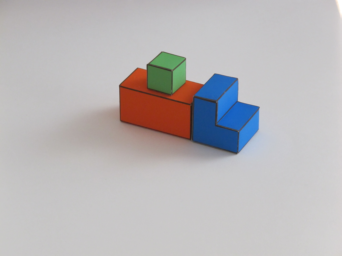
#> input picture Mini_Projects/hw1/submit/img3.png, 342 x 256 px, given in place of pri, which was not available
$ jupyter execute --allow-errors CSC_676_HW1_SimpleWorldY_YuntingChiu.ipynb   (text cells are left out)
#> lines starting #> are read from the running program, lines starting #| are printed output that depends on the picture; after the words box and inside, x2 and y2 are one past the last pixel; in counts of white or black regions, pixels touching at a corner belong together; pictures that were not available may be replaced by others from this repository, and a replacement may not be noted
[cell 1]
# adding the packages
import cv2
import math
import numpy as np
import matplotlib.pyplot as plt
from scipy.signal import convolve2d as conv2d
import scipy.sparse as sps
from PIL import Image

# Package for fast equation solving
from sys import platform
print(platform)
if platform == "linux" or platform == "linux2":
    ! apt-get install libsuitesparse-dev
elif platform == "darwin":
    ! brew install suite-sparse

import sparseqr

[cell 2]
from google.colab import files
uploadImg = files.upload()
#> the answer given: img3.png

[cell 3]
# Word parameters
alpha = 35*math.pi/180;

img = cv2.imread('pri')
#> img is the input picture: shape (256, 342, 3); mean B, G, R 184, 182.1, 185.1
print(type(img))
#| <class 'numpy.ndarray'>
img = img[:, :, ::-1].astype(np.float32)

nrows, ncols, colors = img.shape
#> nrows = 256; ncols = 342; colors = 3
ground = (np.min(img, axis=2) > 110).astype(np.float32)
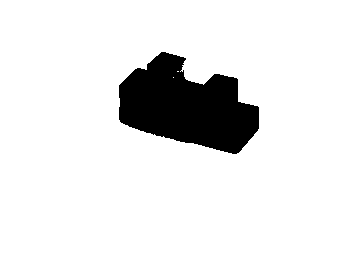
#> ground: shape (256, 342) float32; values 0 (black) and 1 (white), 89.7% white; 1 black region, box (x1, y1, x2, y2) and area: (119, 52, 259, 154) 9019
foreground = (ground == 0).astype(np.float32)

m = np.mean(img, 2)
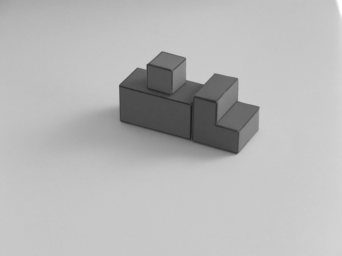
#> m: shape (256, 342) float32; min 31, max 255, mean 183.7
kern = np.array([[-1, 0, 1], [-2, 0, 2], [-1, 0, 1]], dtype=np.float32)
dmdx = conv2d(m, kern, 'same')
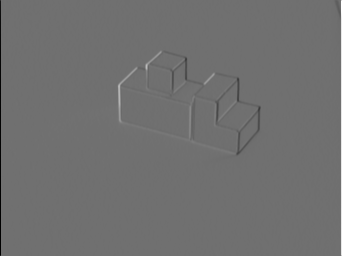
#> dmdx: shape (256, 342) float32; min -802, max 1020, mean -0.2; drawn with min black and max white
dmdy = conv2d(m, kern.transpose(), 'same')
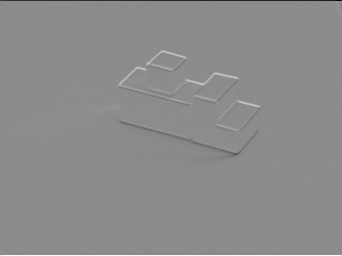
#> dmdy: shape (256, 342) float32; min -1020, max 839.3, mean -0.3; drawn with min black and max white

mag = np.sqrt(dmdx**2 + dmdy**2)
mag[0, :] = 0
mag[-1, :] = 0
mag[:, 0] = 0
mag[:, -1] = 0
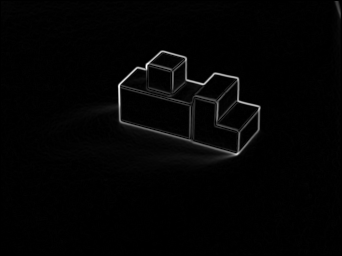
#> mag: shape (256, 342) float32; min 0, max 551.7, mean 9.3; drawn with min black and max white

theta = np.arctan2(dmdx, dmdy)
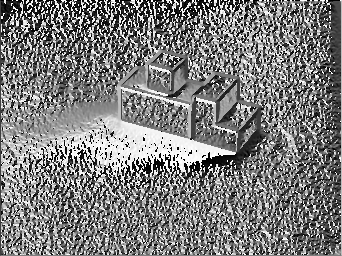
#> theta: shape (256, 342) float32; min -3.14, max 3.14, mean -0.0473; drawn with min black and max white
edges = mag >= 30
#> edges: shape (256, 342) bool; 4.5% white; 7 white regions (5 under 20 px), largest, box (x1, y1, x2, y2) and area: (96, 50, 261, 164) 3874, (334, 1, 341, 20) 69
edges = edges * foreground
#> edges: shape (256, 342) float32; values 0 (black) and 1 (white), 3% white; 2 white regions (1 under 20 px), largest, box (x1, y1, x2, y2) and area: (119, 52, 259, 154) 2647

## Occlusion and contact edges
pi = math.pi
vertical_edges = edges*((theta<115*pi/180)*(theta>65*pi/180)+(theta<-65*pi/180)*(theta>-115*pi/180));
#> vertical_edges: shape (256, 342) float32; values 0 (black) and 1 (white), 0.73% white; 19 white regions (11 under 20 px), largest, box (x1, y1, x2, y2) and area: (189, 97, 196, 140) 212, (214, 101, 219, 126) 101, (119, 85, 122, 121) 70
horizontal_edges = edges * (1-vertical_edges)
#> horizontal_edges: shape (256, 342) float32; values 0 (black) and 1 (white), 2.3% white in thin lines or dots, all inside (x1, y1, x2, y2) = (120, 52, 259, 154)

kern = np.array([[-1, -2, -1], [0, 0, 0], [1, 2, 1]], dtype=np.float32)
horizontal_ground_to_foreground_edges = (conv2d(ground, kern, 'same'))>0;
#> horizontal_ground_to_foreground_edges: shape (256, 342) bool; 0.91% white in thin lines or dots, all inside (x1, y1, x2, y2) = (0, 51, 342, 256)
horizontal_foreground_to_ground_edges = (conv2d(foreground, kern, 'same'))>0;
#> horizontal_foreground_to_ground_edges: shape (256, 342) bool; 0.51% white in thin lines or dots, all inside (x1, y1, x2, y2) = (118, 59, 260, 155)
vertical_ground_to_foreground_edges = vertical_edges*np.abs(conv2d(ground, kern.transpose(), 'same'))>0
#> vertical_ground_to_foreground_edges: shape (256, 342) bool; 0.11% white in thin lines or dots, all inside (x1, y1, x2, y2) = (119, 59, 259, 153)


occlusion_edges = edges*(vertical_ground_to_foreground_edges + horizontal_ground_to_foreground_edges)
#> occlusion_edges: shape (256, 342) float32; values 0 (black) and 1 (white), 0.34% white in thin lines or dots, all inside (x1, y1, x2, y2) = (119, 52, 259, 153)
contact_edges   = horizontal_edges*(horizontal_foreground_to_ground_edges);
#> contact_edges: shape (256, 342) float32; values 0 (black) and 1 (white), 0.22% white in thin lines or dots, all inside (x1, y1, x2, y2) = (120, 59, 258, 154)


E = np.concatenate([vertical_edges[:,:,None],
                    horizontal_edges[:,:,None],
                    np.zeros(occlusion_edges.shape)[:,:,None]], 2)
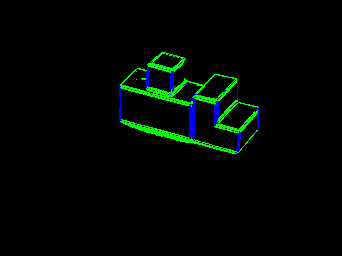
#> E: shape (256, 342, 3) float64; mean of channels 0, 1, 2 0.00725, 0.023, 0; drawn as B, G, R


# Plot
plt.figure()
plt.subplot(2,2,1)
plt.imshow(img.astype(np.uint8))
plt.axis('off')
plt.title('Input image')
plt.subplot(2,2,2)
plt.imshow(edges == 0, cmap='gray')
plt.axis('off')
plt.title('Edges')

# Normals
K = 3
ey, ex = np.where(edges[::K, ::K])
#> ey = 302 values from 18 to 51; ex = 302 values, max 86 at index 167, min 40 at index 49, mean 62.16
ex *= K
#> ex = 302 values, max 258 at index 167, min 120 at index 49, mean 186.5
ey *= K
#> ey = 302 values from 54 to 153
plt.figure()
plt.subplot(2,2,3)
plt.imshow(np.max(mag)-mag, cmap='gray')
dxe = dmdx[::K, ::K][edges[::K, ::K] > 0]
#> dxe = 302 values, max 291.3 at index 20, min -298 at index 134, mean -0.74
dye = dmdy[::K, ::K][edges[::K, ::K] > 0]
#> dye = 302 values, max 384.3 at index 54, min -285.7 at index 301, mean 6.76
n = np.sqrt(dxe**2 + dye**2)
#> n = 302 values, max 440.2 at index 20, min 30.2 at index 52, mean 120.2
dxe = dxe/n
#> dxe = 302 values, max 1 at index 103, min -1 at index 251, mean -0.0365
dye = dye/n
#> dye = 302 values, max 0.999 at index 114, min -0.998 at index 121, mean -0.00493
plt.quiver(ex, ey, dxe, -dye, color='r')
plt.axis('off')
plt.title('Normals')
plt.show()
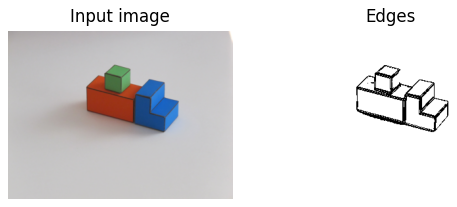
#> figure drawn by matplotlib, 2 panels
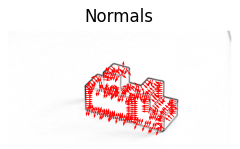
#> figure drawn by matplotlib, 1 panel


# Edges and boundaries
plt.figure()
plt.subplot(2,2,1)
plt.imshow(img.astype(np.uint8))
plt.axis('off')
plt.title('Input image')


plt.subplot(2,2,2)
plt.imshow(E+(edges == 0)[:, :, None])
plt.axis('off')
plt.title('Edges')


plt.subplot(2,2,3)
plt.imshow(1-(occlusion_edges>0), cmap='gray')
plt.axis('off')
plt.title('Occlusion boundaries')

plt.subplot(2,2,4)
plt.imshow(1-contact_edges, cmap='gray')
plt.axis('off')
plt.title('Contact boundaries');
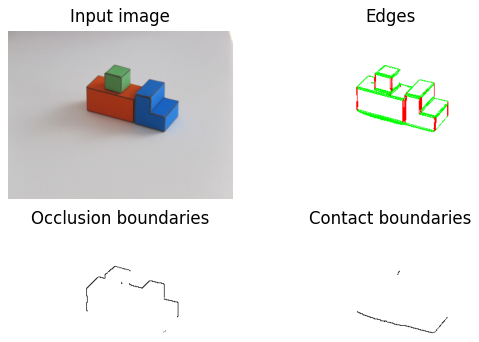
#> figure drawn by matplotlib, 4 panels

[cell 4]
Nconstraints = nrows*ncols*20
#> Nconstraints = 1751040
Aij = np.zeros((3, 3, Nconstraints))
ii = np.zeros((Nconstraints, 1));
jj = np.zeros((Nconstraints, 1));
b = np.zeros((Nconstraints, 1));

V = np.zeros((nrows, ncols))
# Create linear contraints
c = 0
for i in range(1, nrows-1):
  for j in range(1, ncols-1):
    if ground[i,j]:
      # Y = 0
      Aij[:,:,c] = np.array([[0, 0, 0], [0, 1, 0], [0, 0, 0]])
      ii[c] = i
      jj[c] = j
      b[c] = 0
      V[i,j] = 0
      c += 1 # increment constraint counter
    else:
      # Check if current neirborhood touches an edge
      edgesum = np.sum(edges[i-1:i+2,j-1:j+2])
      # Check if current neirborhood touches ground pixels
      groundsum = np.sum(ground[i-1:i+2,j-1:j+2])
      # Check if current neirborhood touches vertical pixels
      verticalsum = np.sum(vertical_edges[i-1:i+2,j-1:j+2])
      # Check if current neirborhood touches horizontal pixels
      horizontalsum = np.sum(horizontal_edges[i-1:i+2,j-1:j+2])
      # Orientation of edge (average over edge pixels in current
      # neirborhood)
      nx = np.sum(dmdx[i-1:i+2,j-1:j+2]*edges[i-1:i+2,j-1:j+2])/edgesum
      ny = np.sum(dmdy[i-1:i+2,j-1:j+2]*edges[i-1:i+2,j-1:j+2])/edgesum


      if contact_edges[i, j]:
        # dY/dy = 0
        Aij[:,:,c] = np.array([[0, 0, 0], [0, 1, 0], [0, 0, 0]])
        ii[c] = i
        jj[c] = j
        b[c] = 0
        c += 1 # increment constraint counter
      if verticalsum > 0 and groundsum == 0:
        # dY/Dy = 1/cos a
        Aij[:,:,c] = np.array([[-1, -2, -1], [0, 0, 0], [1, 2, 1]])/8;
        ii[c] = i
        jj[c] = j
        b[c] = 1/np.cos(alpha)
        c += 1 # increment constraint counter
      if horizontalsum > 0 and groundsum == 0 and verticalsum == 0: #(x,y belongs to horizontal edge)
        # dY/dt = 0
        # d/dt = -ny*dY/dx + nx*dY/dy (lecture 3 p.26)
        Aij[:,:,c] = -ny * np.array([[-1, 0, 1], [-2, 0, 2], [-1, 0, 1]])/8 + nx * np.array([[-1, -2, -1], [0, 0, 0], [1, 2, 1]])/8; # problem 4.1
        # https://en.wikipedia.org/wiki/Sobel_operator
        # https://aishack.in/tutorials/sobel-laplacian-edge-detectors/
        ii[c] = i
        jj[c] = j
        b[c] = 0
        c += 1 # increment constraint counter
      if groundsum == 0:
        # laplacian = 0
        # 0.1 is a weight to reduce the strength of ths constraint
        Aij[:,:,c] = 0.1*np.array([[0, 0, 0], [-1, 2, -1], [0, 0, 0]]);
        ii[c] = i
        jj[c] = j
        b[c] = 0
        c += 1 # increment constraint counter
        # laplacian operator
        # d^2y/dy^2
        Aij[:,:,c] = 0.1*np.array([[0, -1, 0], [0, 2, 0], [0, -1, 0]]); # problem 4.2
        ii[c] = i;
        jj[c] = j;
        b[c] = 0;
        c = c+1; # increment constraint counter

        Aij[:,:,c] = 0.1*np.array([[0, -1, 1], [0, 1, -1], [0, 0, 0]]);
        ii[c] = i;
        jj[c] = j;
        b[c] = 0;
        c = c+1; # increment constraint counter
#> V: shape (256, 342) float64; every value is 0
#> after the loop, c = 106567

[cell 5]
def sparseMatrix(i, j, Aij, imsize):
    """ Build a sparse matrix containing 2D linear neighborhood operators
    Input:
        Aij = [ni, nj, nc] nc: number of neighborhoods with contraints
        i: row index
        j: column index
        imsize: [nrows ncols]
    Returns:
        A: a sparse matrix. Each row contains one 2D linear operator
    """
#> called with i = array of shape (106567, 1), j = array of shape (106567, 1), Aij = array of shape (3, 3, 106567), imsize = 256
    ni, nj, nc = Aij.shape
#> ni = 3; nj = 3; nc = 106567
    nij = ni*nj
#> nij = 9

    a = np.zeros((nc*nij))
    m = np.zeros((nc*nij))
    n = np.zeros((nc*nij))
    grid_range = np.arange(-(ni-1)/2, 1+(ni-1)/2)
#> grid_range = [-1, 0, 1]
    jj, ii = np.meshgrid(grid_range, grid_range)
#> jj = [[-1, 0, 1], [-1, 0, 1], [-1, 0, 1]]
    ii = ii.reshape(-1,order='F')
    jj = jj.reshape(-1,order='F')


    k = 0
    for c in range(nc):
        # Get matrix index
        x = (i[c]+ii) + (j[c]+jj)*nrows
        a[k:k+nij] = Aij[:,:,c].reshape(-1,order='F')
        m[k:k+nij] = c
        n[k:k+nij] = x

        k += nij
#> this loop made 106567 passes
#> x on passes 1 to 3: [0, 1, 2, 256, 257, 258, 512, 513, 514], [256, 257, 258, 512, 513, 514, 768, 769, 770], [512, 513, 514, 768, 769, 770, 1024, 1025, 1026]
#> after the loop, k = 959103

    m = m.astype(np.int32)
    n = n.astype(np.int32)
    A = sps.csr_matrix((a, (m,  n)))

    return A

[cell 6]
ii = ii[:c]
jj = jj[:c]
Aij = Aij[:,:,:c]
b = b[:c]
A = sparseMatrix(ii, jj, Aij, nrows)

#> (a cell that did not finish here is left out)

#> (a cell that did not finish here is left out)

[cell 9]
E = occlusion_edges.astype(np.float32);
E[E > 0] = np.nan;
#> E: shape (256, 342) float32; 0.34% of the values are NaN or infinite; the others: min 0, max 0, mean 0
#> (the rest of this cell did not finish here and is left out)

$ run again, on Mini_Projects/hw1/submit/img4.png
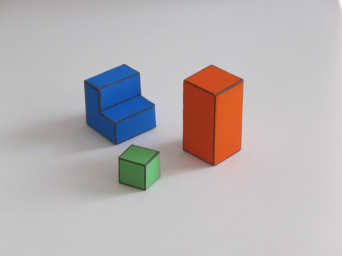
#> input picture Mini_Projects/hw1/submit/img4.png, 342 x 256 px, given in place of pri, which was not available
#> img is the input picture: shape (256, 342, 3); mean B, G, R 180.4, 178.7, 184.2
#| <class 'numpy.ndarray'>
#> ground: shape (256, 342) float32; values 0 (black) and 1 (white), 87.8% white; 3 black regions, box (x1, y1, x2, y2) and area: (182, 65, 243, 166) 5212, (84, 64, 156, 145) 4158, (118, 144, 160, 191) 1332
#> vertical_edges: shape (256, 342) float32; values 0 (black) and 1 (white), 1.1% white; 17 white regions (7 under 20 px), largest, box (x1, y1, x2, y2) and area: (212, 96, 218, 165) 281, (182, 81, 185, 150) 128, (96, 89, 104, 114) 103
#> horizontal_edges: shape (256, 342) float32; values 0 (black) and 1 (white), 2.1% white in thin lines or dots, all inside (x1, y1, x2, y2) = (85, 64, 243, 191)
#> horizontal_ground_to_foreground_edges: shape (256, 342) bool; 1% white in thin lines or dots, all inside (x1, y1, x2, y2) = (0, 63, 342, 256)
#> horizontal_foreground_to_ground_edges: shape (256, 342) bool; 0.65% white in thin lines or dots, all inside (x1, y1, x2, y2) = (83, 87, 244, 192)
#> vertical_ground_to_foreground_edges: shape (256, 342) bool; 0.35% white in thin lines or dots, all inside (x1, y1, x2, y2) = (84, 73, 243, 189)
#> occlusion_edges: shape (256, 342) float32; values 0 (black) and 1 (white), 0.63% white in thin lines or dots, all inside (x1, y1, x2, y2) = (84, 64, 243, 189)
#> contact_edges: shape (256, 342) float32; values 0 (black) and 1 (white), 0.26% white in thin lines or dots, all inside (x1, y1, x2, y2) = (87, 124, 240, 191)
#> `E = np.concatenate([vertical_edges[:,:,None], horizontal_edges[:,:,Non..`:
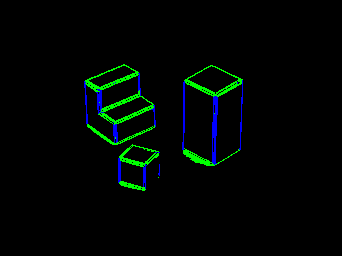
#> E: shape (256, 342, 3) float64; mean of channels 0, 1, 2 0.0111, 0.0215, 0; drawn as B, G, R
#> `ey, ex = np.where(edges[::K, ::K])`: ey = 312 values from 22 to 63; ex = 312 values, max 80 at index 27, min 28 at index 28, mean 52.38
#> `ex *= K`: ex = 312 values, max 240 at index 27, min 84 at index 28, mean 157.2
#> `ey *= K`: ey = 312 values from 66 to 189
#> `dxe = dmdx[::K, ::K][edges[::K, ::K] > 0]`: dxe = 312 values, max 484.7 at index 46, min -257.3 at index 232, mean 25.8
#> `dye = dmdy[::K, ::K][edges[::K, ::K] > 0]`: dye = 312 values, max 356.7 at index 226, min -350.7 at index 286, mean 0.629
#> n = 312 values, max 484.7 at index 46, min 30.09 at index 193, mean 130.1
#> `dxe = dxe/n`: dxe = 312 values, max 1 at index 110, min -1 at index 283, mean 0.037
#> `dye = dye/n`: dye = 312 values, max 1 at index 120, min -1 at index 270, mean 0.00518
#> `[cell 3] # Word parameters alpha = 35*math.pi/180;  img = cv2.imread('..`:
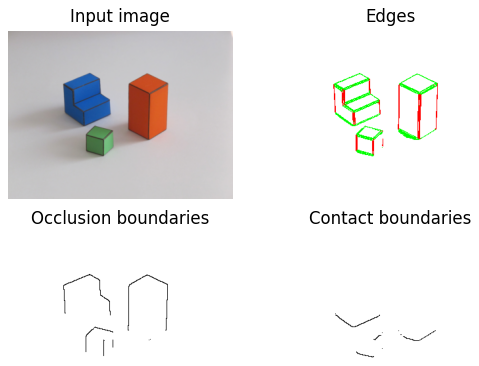
#> figure drawn by matplotlib, 4 panels
#> after the loop `for i in range(1, nrows-1):`: c = 109138
#> the loop in sparseMatrix, `for c in range(nc):` made 109138 passes
#> x on passes 1 to 3: [0, 1, 2, 256, 257, 258, 512, 513, 514], [256, 257, 258, 512, 513, 514, 768, 769, 770], [512, 513, 514, 768, 769, 770, 1024, 1025, 1026]
#> after the loop in sparseMatrix, `for c in range(nc):`: k = 982242
